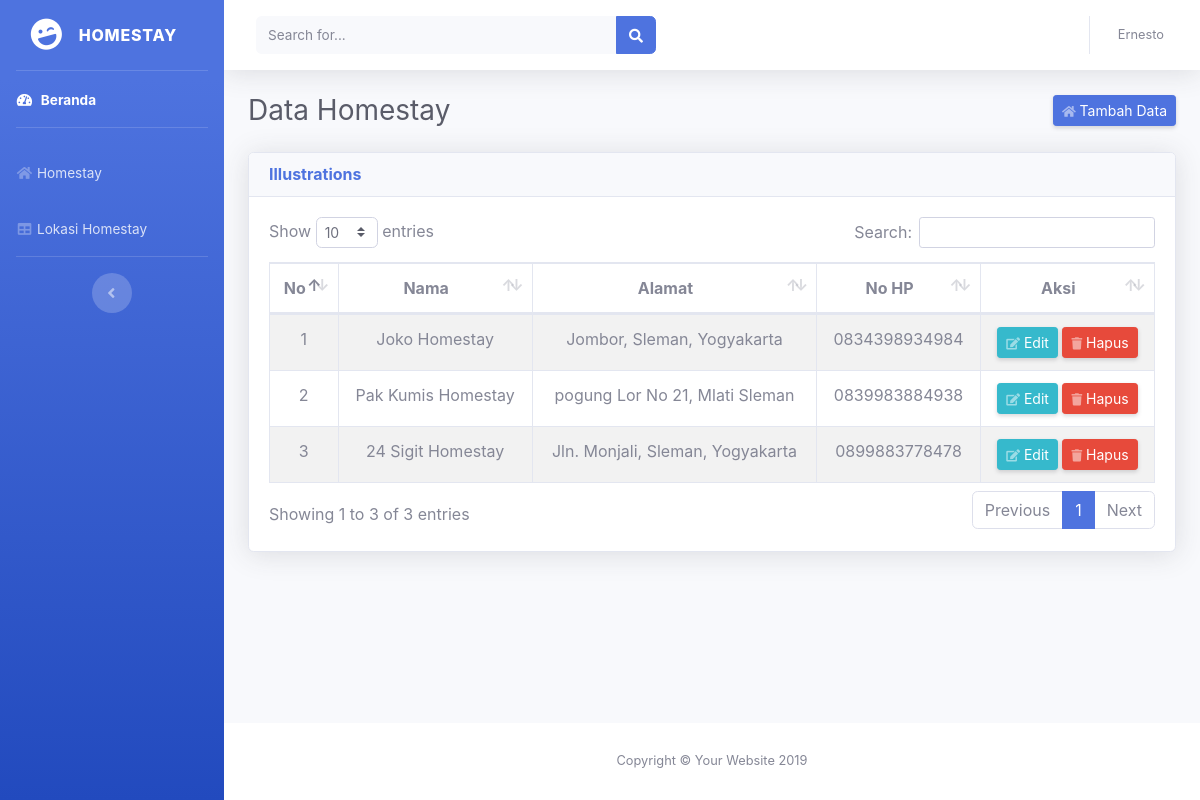
/admin/index.php?halaman=homestay, run on the app's committed database.
### tables this page shows
CREATE TABLE `tb_homestay` (
  `id_homestay` int(11) NOT NULL,
  `nama` varchar(100) NOT NULL,
  `alamat` text NOT NULL,
  `no_hp` varchar(13) NOT NULL,
  `lat` varchar(55) NOT NULL,
  `lng` varchar(55) NOT NULL
);

### admin/backend/select_homestay.php (the view, shortened to what this page needs)
<?php
include "../koneksi/koneksi.php";
$no=1;
$sql = mysqli_query ($koneksi, "select * from tb_homestay");
while ($result = $sql->fetch_assoc()) {
?>
        <td class="text-center"><?php echo $no++; ?></td>
        <td class="text-center"><?php echo $result['nama']; ?></td>
        <td class="text-center"><?php echo $result['alamat']; ?></td>
        <td class="text-center"><?php echo $result['no_hp']; ?></td>
        <td align="center">
        <a href="?halaman=homestay&aksi=edit_homestay&id=<?php echo $result ['id_homestay']; ?>" class="d-none d-sm-inline-block btn btn-sm btn-info shadow-sm"><i class="fas fa-edit fa-sm text-white-50"></i> Edit</a>
        <a href="?halaman=homestay&aksi=hapus_homestay&id=<?php echo $result ['id_homestay']; ?>" class="d-none d-sm-inline-block btn btn-sm btn-danger shadow-sm"><i class="fas fa-trash fa-sm text-white-50"></i> Hapus</a>
    </td>
    <?php }
    ?>

### admin/index.php (shortened to what this page needs)
<!DOCTYPE html>
<html lang="en">
<head>
  <link href="../assets/vendor/fontawesome-free/css/all.min.css" rel="stylesheet" type="text/css">
  <link href="../assets/css/sb-admin-2.min.css" rel="stylesheet">
  <link href="../assets/css/sweetalert.css" rel="stylesheet">
  <link href="../assets/vendor/datatables/dataTables.bootstrap4.min.css" rel="stylesheet">
  <link rel="stylesheet" href="https://unpkg.com/leaflet@1.5.1/dist/leaflet.css"/>
</head>
<body id="page-top">
  <div id="wrapper">
    <ul class="navbar-nav bg-gradient-primary sidebar sidebar-dark accordion" id="accordionSidebar">
      <a class="sidebar-brand d-flex align-items-center justify-content-center" href="#">
        <div class="sidebar-brand-icon rotate-n-15">
          <i class="fas fa-laugh-wink"></i>
        </div>
        <div class="sidebar-brand-text mx-3">Homestay<sup></sup></div>
      </a>
      <hr class="sidebar-divider my-0">
      <li class="nav-item active">
        <a class="nav-link" href="?halaman=beranda">
          <i class="fas fa-fw fa-tachometer-alt"></i>
          <span>Beranda</span></a>
      </li>
      <hr class="sidebar-divider">
      <li class="nav-item">
        <a class="nav-link" href="?halaman=homestay"><i class="fas fa-fw fa-home"></i><span>Homestay</span></a>
      </li>
      <li class="nav-item">
        <a class="nav-link" href="?halaman=peta"><i class="fas fa-fw fa-table"></i><span>Lokasi Homestay</span></a>
      </li>
      <hr class="sidebar-divider d-none d-md-block">
      <div class="text-center d-none d-md-inline">
        <button class="rounded-circle border-0" id="sidebarToggle"></button>
      </div>
    </ul>
    <div id="content-wrapper" class="d-flex flex-column">
      <div id="content">
        <nav class="navbar navbar-expand navbar-light bg-white topbar mb-4 static-top shadow">
          <form class="d-none d-sm-inline-block form-inline mr-auto ml-md-3 my-2 my-md-0 mw-100 navbar-search">
            <div class="input-group">
              <input type="text" class="form-control bg-light border-0 small" placeholder="Search for..." aria-label="Search" aria-describedby="basic-addon2">
              <div class="input-group-append">
                <button class="btn btn-primary" type="button">
                  <i class="fas fa-search fa-sm"></i>
                </button>
              </div>
            </div>
          </form>
          <ul class="navbar-nav ml-auto">
            <li class="nav-item dropdown no-arrow">
              <a class="nav-link dropdown-toggle" href="../assets/#" id="userDropdown" role="button" data-toggle="dropdown" aria-haspopup="true" aria-expanded="false">
                <span class="mr-2 d-none d-lg-inline text-gray-600 small">Ernesto</span>
              </a>
            </li>
          </ul>
        </nav>
        <?php
          include 'page.php';
        ?>
</div>
      <footer class="sticky-footer bg-white">
        <div class="container my-auto">
          <div class="copyright text-center my-auto">
            <span>Copyright &copy; Your Website 2019</span>
          </div>
        </div>
      </footer>
    </div>
  </div>
</body>
</html>

### admin/page.php
<?php
  $halaman = @$_GET['halaman'];
  $aksi = @$_GET['aksi'];
if ($halaman =="homestay"){
        if ($aksi== "") {
          include'page/hal_homestay.php';
        }elseif ($aksi == "select_pengumuman") {
          include 'data/select_sampah.php';
        }elseif ($aksi == "tambah_homestay"){
          include 'page/hal_tambah_homestay.php';
        }elseif ($aksi == "hapus_homestay"){
          include 'backend/hapus_homestay.php';
        }elseif ($aksi == "edit_homestay"){
          include 'page/hal_ubah_homestay.php';
        }
}elseif ($halaman =="peta"){
        if ($aksi== "") {
          include'page/hal_peta.php';
        }
}elseif ($halaman =="beranda"){
    if ($aksi== "") {
      include'page/index.php';
    }
}elseif ($halaman =="logut"){
  if ($aksi== "") {
    include'backend/logut.php';
  }
}
?>

### admin/page/hal_homestay.php
<div class="container-fluid">
          <div class="d-sm-flex align-items-center justify-content-between mb-4">
            <h1 class="h3 mb-0 text-gray-800">Data Homestay</h1>
            <a href="?halaman=homestay&aksi=tambah_homestay" class="d-none d-sm-inline-block btn btn-sm btn-primary shadow-sm"><i class="fas fa-home fa-sm text-white-50"></i> Tambah Data</a>
          </div>
          <div class="row">
            <div class="col-xl-12 col-lg-7">
              <div class="card shadow mb-12">
                <div class="card-header py-12">
                  <h6 class="m-0 font-weight-bold text-primary">Illustrations</h6>
                </div>
                <div class="card-body">
                <div class="table-responsive">
                    <table class="table table-striped table-bordered table-hover" id="dataTables-example">
                        <thead>
                            <tr>
                                <th class="text-center">No</th>
                                <th class="text-center">Nama</th>
                                <th class="text-center">Alamat</th>
                                <th class="text-center">No HP</th>
                                <th class="text-center">Aksi</th>
                            </tr>
                        </thead>
                        <tbody>
                            <?php
                                include 'backend/select_homestay.php';
                            ?>
                        </tbody>
                    </table>
                </div>
                </div>
              </div>
            </div>
          </div>
        </div>

### data on the page
tb_homestay: nama "Joko Homestay", alamat "Jombor, Sleman, Yogyakarta", no_hp "0834398934984"
tb_homestay: nama "Pak Kumis Homestay", alamat "pogung Lor No 21, Mlati Sleman", no_hp "0839983884938"
tb_homestay: nama "24 Sigit Homestay", alamat "Jln. Monjali, Sleman, Yogyakarta", no_hp "0899883778478"
